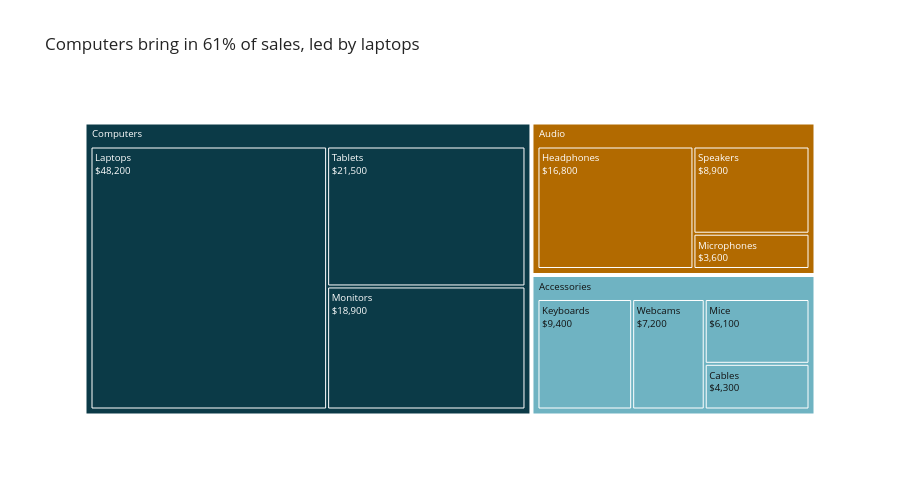

Notebook cell for this chart:
### Markdown cell above
### `px.treemap()`

### Code cell
fig = px.treemap(
    categories, path=['group', 'category'], values='sales',
    color='group', template='simple_white',
    color_discrete_map={'Computers': '#0b3a47',
                        'Audio': '#b26a00',
                        'Accessories': '#6fb3c2'},
    title='Computers bring in 61% of sales, led by laptops')
fig.update_traces(texttemplate='%{label}<br>$%{value:,}')
fig.data[0].textfont.color = [
    '#111' if i.startswith('Accessories') else 'white'
    for i in fig.data[0].ids]
fig.update_layout(height=500, uniformtext_minsize=9,
                  uniformtext_mode='hide')
fig.show()

### Figure 1 — Plotly figure (JSON) as saved in the notebook; plotly's stock layout.template omitted (floating-point values rounded to 4 significant figures)
{"data": [{"branchvalues": "total", "customdata": [["Accessories"], ["Accessories"], ["Accessories"], ["Accessories"], ["Accessories"], ["Audio"], ["Audio"], ["Audio"], ["Audio"], ["Computers"], ["Computers"], ["Computers"], ["Computers"]], "domain": {"x": [0.0, 1.0], "y": [0.0, 1.0]}, "hovertemplate": "labels=%{label}<br>sales=%{value}<br>parent=%{parent}<br>id=%{id}<br>group=%{customdata[0]}<extra></extra>", "ids": ["Accessories/Keyboards", "Accessories/Mice", "Accessories/Cables", "Accessories/Webcams", "Accessories", "Audio/Headphones", "Audio/Speakers", "Audio/Microphones", "Audio", "Computers/Laptops", "Computers/Tablets", "Computers/Monitors", "Computers"], "labels": ["Keyboards", "Mice", "Cables", "Webcams", "Accessories", "Headphones", "Speakers", "Microphones", "Audio", "Laptops", "Tablets", "Monitors", "Computers"], "marker": {"colors": ["#6fb3c2", "#6fb3c2", "#6fb3c2", "#6fb3c2", "#6fb3c2", "#b26a00", "#b26a00", "#b26a00", "#b26a00", "#0b3a47", "#0b3a47", "#0b3a47", "#0b3a47"]}, "name": "", "parents": ["Accessories", "Accessories", "Accessories", "Accessories", "", "Audio", "Audio", "Audio", "", "Computers", "Computers", "Computers", ""], "textfont": {"color": ["#111", "#111", "#111", "#111", "#111", "white", "white", "white", "white", "white", "white", "white", "white"]}, "texttemplate": "%{label}<br>$%{value:,}", "type": "treemap", "values": [9400.0, 6100.0, 4300.0, 7200.0, 27000.0, 16800.0, 8900.0, 3600.0, 29300.0, 48200.0, 21500.0, 18900.0, 88600.0]}], "layout": {"height": 500, "legend": {"tracegroupgap": 0}, "title": {"text": "Computers bring in 61% of sales, led by laptops"}, "uniformtext": {"minsize": 9, "mode": "hide"}}}
